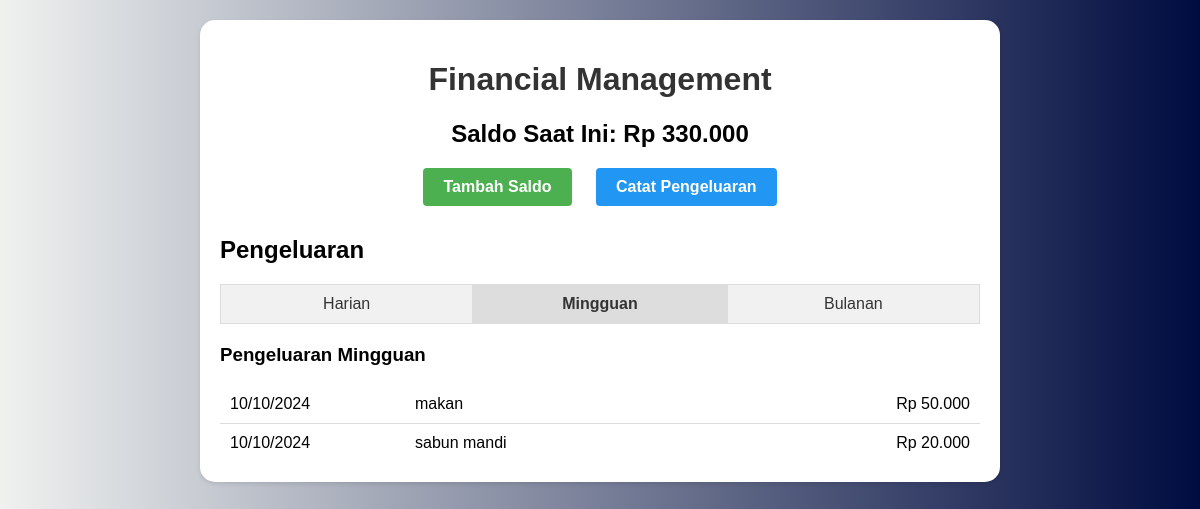
The app's page /?tab=mingguan, older data.
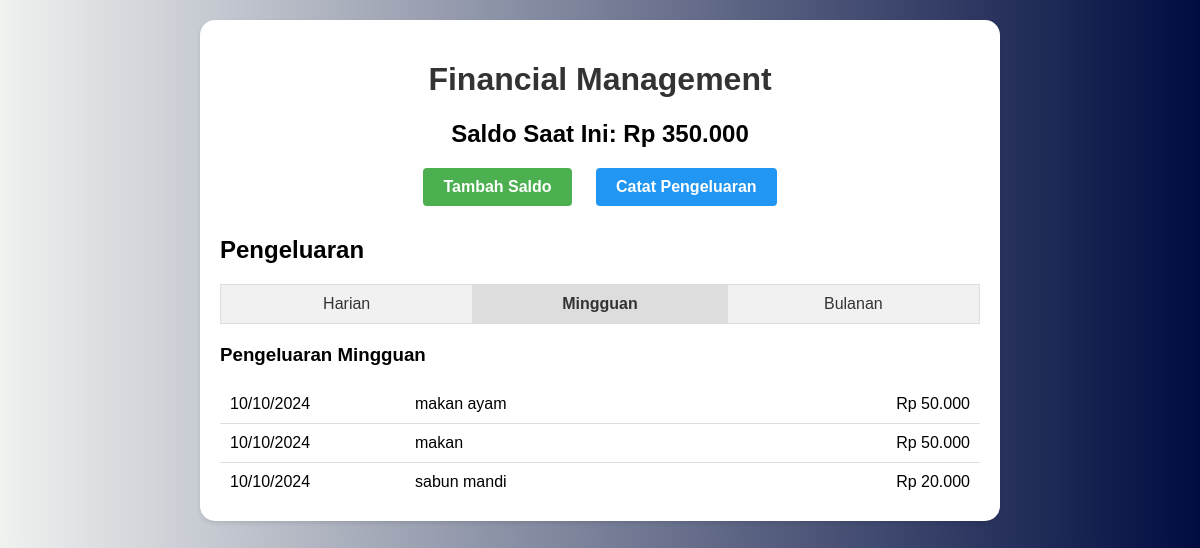
The same page, newer data.
### tables this page shows
CREATE TABLE pengeluaran (
            id INTEGER PRIMARY KEY AUTOINCREMENT,
            jumlah DECIMAL(10,2) NOT NULL,
            keterangan TEXT,
            tanggal DATETIME DEFAULT CURRENT_TIMESTAMP
        );

### functions.php (called while the page is built, shortened)
<?php
function connectDB() {
    $db = new SQLite3('financial.db');
    return $db;
}
function getSaldo() {
    $db = connectDB();
    $result = $db->query('SELECT COALESCE(SUM(jumlah), 0) as total FROM saldo');
    $saldoRow = $result->fetchArray(SQLITE3_ASSOC);
    $totalSaldo = $saldoRow['total'];
    $result = $db->query('SELECT COALESCE(SUM(jumlah), 0) as total FROM pengeluaran');
    $pengeluaranRow = $result->fetchArray(SQLITE3_ASSOC);
    $totalPengeluaran = $pengeluaranRow['total'];
    return $totalSaldo - $totalPengeluaran;
}
function getPengeluaranMingguan() {
    $db = connectDB();
    return $db->query('SELECT * FROM pengeluaran WHERE tanggal >= date("now", "-7 days") ORDER BY tanggal DESC');
}
?>

### index.php (the view, shortened to what this page needs)
<?php
require_once 'functions.php';
$saldo = getSaldo();
$activeTab = isset($_GET['tab']) ? $_GET['tab'] : 'harian';
?>
<!DOCTYPE html>
<html lang="id">
<head>
    <link rel="stylesheet" href="style.css">
</head>
<body>
    <div class="container">
        <h1>Financial Management</h1>
        <div class="saldo-info">
            <h2>Saldo Saat Ini: Rp <?php echo number_format($saldo, 0, ',', '.'); ?></h2>
            <div class="action-buttons">
                <a href="tambah-saldo.php" class="btn btn-primary">Tambah Saldo</a>
                <a href="tambah-pengeluaran.php" class="btn btn-secondary">Catat Pengeluaran</a>
            </div>
        </div>
        <div class="pengeluaran-section">
            <h2>Pengeluaran</h2>
            <div class="tabs">
                <a href="?tab=harian" class="tab-btn <?php echo $activeTab === 'harian' ? 'active' : ''; ?>">Harian</a>
                <a href="?tab=mingguan" class="tab-btn <?php echo $activeTab === 'mingguan' ? 'active' : ''; ?>">Mingguan</a>
                <a href="?tab=bulanan" class="tab-btn <?php echo $activeTab === 'bulanan' ? 'active' : ''; ?>">Bulanan</a>
            </div>
            <?php
            if ($activeTab === 'harian') {
                echo "<h3>Pengeluaran Harian</h3>";
                $pengeluaran = getPengeluaranHarian();
                $dateFormat = 'H:i';
            } elseif ($activeTab === 'mingguan') {
                echo "<h3>Pengeluaran Mingguan</h3>";
                $pengeluaran = getPengeluaranMingguan();
                $dateFormat = 'd/m/Y';
            } else {
                echo "<h3>Pengeluaran Bulanan</h3>";
                $pengeluaran = getPengeluaranBulanan();
                $dateFormat = 'd/m/Y';
            }
            while ($row = $pengeluaran->fetchArray(SQLITE3_ASSOC)) {
                echo "<div class='pengeluaran-item'>";
                echo "<span class='tanggal'>" . date($dateFormat, strtotime($row['tanggal'])) . "</span>";
                echo "<div class='keterangan-container'>";
                echo "<span class='keterangan'>" . htmlspecialchars($row['keterangan']) . "</span>";
                echo "</div>";
                echo "<span class='jumlah'>Rp " . number_format($row['jumlah'], 0, ',', '.') . "</span>";
                echo "</div>";
            }
            ?>
        </div>
    </div>
</body>
</html>

### style.css (style rules this page uses)
* { box-sizing: border-box; font-family: Arial, sans-serif; text-decoration: none; }
body { margin: 0; padding: 20px; background: linear-gradient(to right, #f0f2f0, #000c40); }
.container { max-width: 800px; margin: 0 auto; background-color: white; padding: 20px; border-radius: 15px; box-shadow: 0 2px 4px rgba(0,0,0,0.1); }
h1 { text-align: center; color: #333; }
.saldo-info { text-align: center; margin-bottom: 30px; }
.action-buttons { margin-top: 20px; }
.btn { display: inline-block; padding: 10px 20px; margin: 0 10px; border: none; border-radius: 4px; cursor: pointer; text-decoration: none; font-weight: bold; }
.btn-primary { background-color: #4CAF50; color: white; }
.btn-secondary { background-color: #2196F3; color: white; }
.tabs { display: flex; margin-bottom: 20px; }
.tab-btn { flex: 1; padding: 10px; background-color: #f1f1f1; text-align: center; text-decoration: none; color: #333; border: 1px solid #ddd; }
.tab-btn.active { background-color: #ddd; font-weight: bold; }
.pengeluaran-item { display: flex; justify-content: space-between; padding: 10px; border-bottom: 1px solid #ddd; }
.pengeluaran-item:last-child { border-bottom: none; }
.tanggal { flex: 1; }
.keterangan { flex: 2; }
.jumlah { flex: 1; text-align: right; }
.keterangan-container { display: flex; align-items: center; justify-content: space-between; flex: 2; }

Row changes from the older to the newer data that the page shows:
added pengeluaran: tanggal "10/10/2024", keterangan "makan ayam", jumlah "50.000"
Text that changed along with them:
$saldo: "330.000" → "350.000"
